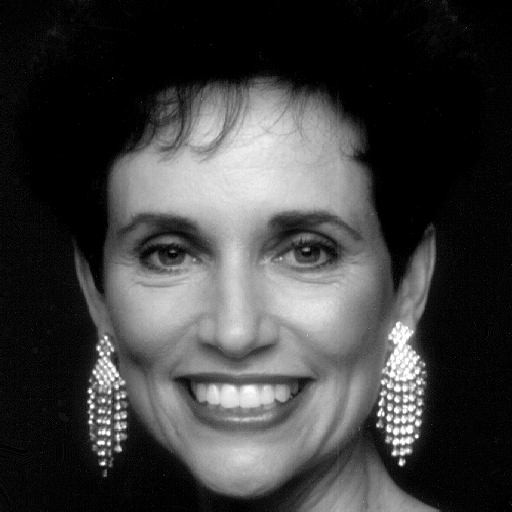
%> input picture Image-processing-Project3/Fig0427(a)(woman).tif, 512 x 512 px
$ octave NO1.m   (GNU Octave 9; MATLAB toolbox functions it lacks are replaced by stand-ins)
%> lines starting %> are read from the running program, lines starting %| are printed output that depends on the picture
clear;
clc;
I=imread('Fig0427(a)(woman).tif');
%> I is the input picture: size 512x512 uint8; min 0, max 255, mean 62.2
J = fft2(I);
magnitude=abs(J);figure(1);imshow(magnitude,[]);figure(2);plot(magnitude);
%> after `plot(magnitude)`:
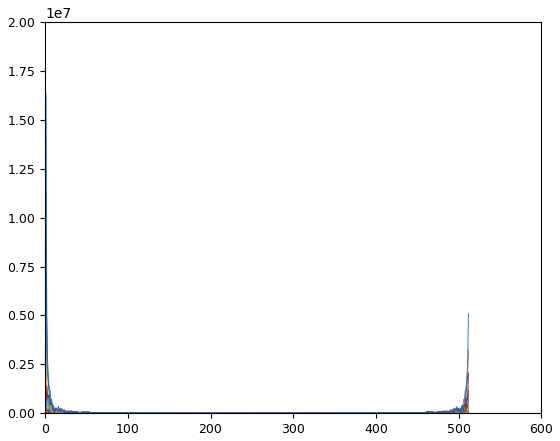
%> figure redrawn from the program's plot data; curve peaks at x = 1, y = 16301359; curve peaks at x = 1, y = 8653765.2; curve peaks at x = 2, y = 2058785.9; curve peaks at x = 512, y = 945999.7
phase=angle(J);figure(3);imshow(phase,[]);figure(4);plot(phase);
%> after `phase=angle(J)`:
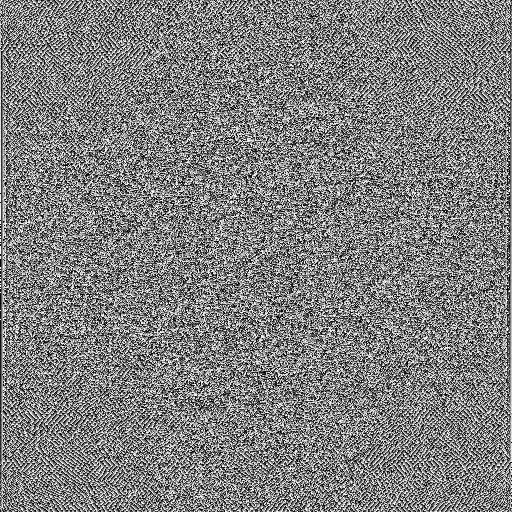
%> phase: size 512x512 double; min -3.14, max 3.14, mean 2.4e-05; drawn with min black and max white
%> after `plot(phase)`:
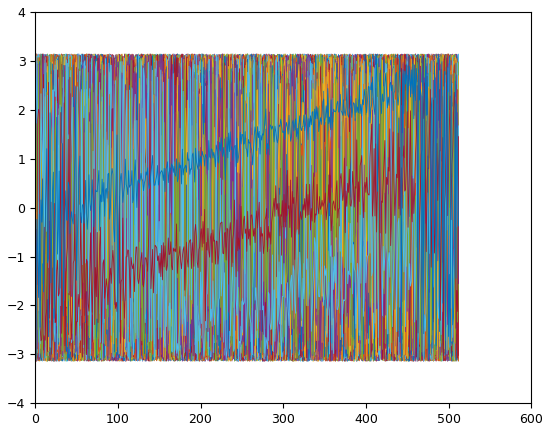
%> figure redrawn from the program's plot data; curve peaks at x = 257, y = 3.14; curve peaks at x = 1, y = 3.13; curve peaks at x = 494, y = 3; curve peaks at x = 268, y = 3.14
